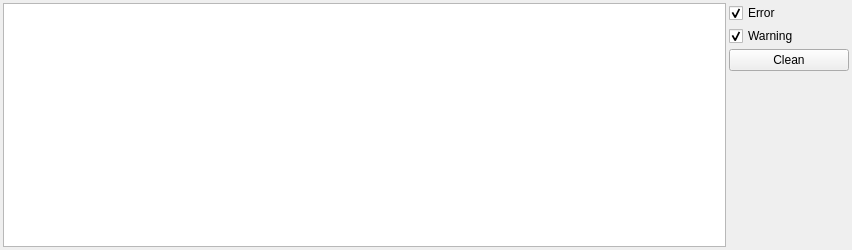
<?xml version="1.0" encoding="UTF-8"?>
<ui version="4.0">
 <class>LogPanel</class>
 <widget class="QDockWidget" name="LogPanel">
  <property name="geometry">
   <rect>
    <x>0</x>
    <y>0</y>
    <width>852</width>
    <height>250</height>
   </rect>
  </property>
  <property name="windowTitle">
   <string>Log</string>
  </property>
  <widget class="QWidget" name="dockWidgetContents">
   <layout class="QHBoxLayout" name="horizontalLayout">
    <property name="spacing">
     <number>3</number>
    </property>
    <property name="leftMargin">
     <number>3</number>
    </property>
    <property name="topMargin">
     <number>3</number>
    </property>
    <property name="rightMargin">
     <number>3</number>
    </property>
    <property name="bottomMargin">
     <number>3</number>
    </property>
    <item>
     <widget class="QListWidget" name="m_logList">
      <property name="contextMenuPolicy">
       <enum>Qt::CustomContextMenu</enum>
      </property>
     </widget>
    </item>
    <item>
     <layout class="QVBoxLayout" name="verticalLayout_3">
      <property name="spacing">
       <number>3</number>
      </property>
      <item>
       <widget class="QCheckBox" name="checkBox_5">
        <property name="text">
         <string>Error</string>
        </property>
        <property name="checked">
         <bool>true</bool>
        </property>
       </widget>
      </item>
      <item>
       <widget class="QCheckBox" name="checkBox">
        <property name="minimumSize">
         <size>
          <width>120</width>
          <height>0</height>
         </size>
        </property>
        <property name="text">
         <string>Warning</string>
        </property>
        <property name="checked">
         <bool>true</bool>
        </property>
       </widget>
      </item>
      <item>
       <widget class="QPushButton" name="m_clear">
        <property name="text">
         <string>Clean</string>
        </property>
       </widget>
      </item>
      <item>
       <spacer name="verticalSpacer_3">
        <property name="orientation">
         <enum>Qt::Vertical</enum>
        </property>
        <property name="sizeHint" stdset="0">
         <size>
          <width>20</width>
          <height>40</height>
         </size>
        </property>
       </spacer>
      </item>
     </layout>
    </item>
   </layout>
  </widget>
  <action name="m_actionCopyContent">
   <property name="text">
    <string>Copy</string>
   </property>
  </action>
 </widget>
 <resources/>
 <connections/>
</ui>
